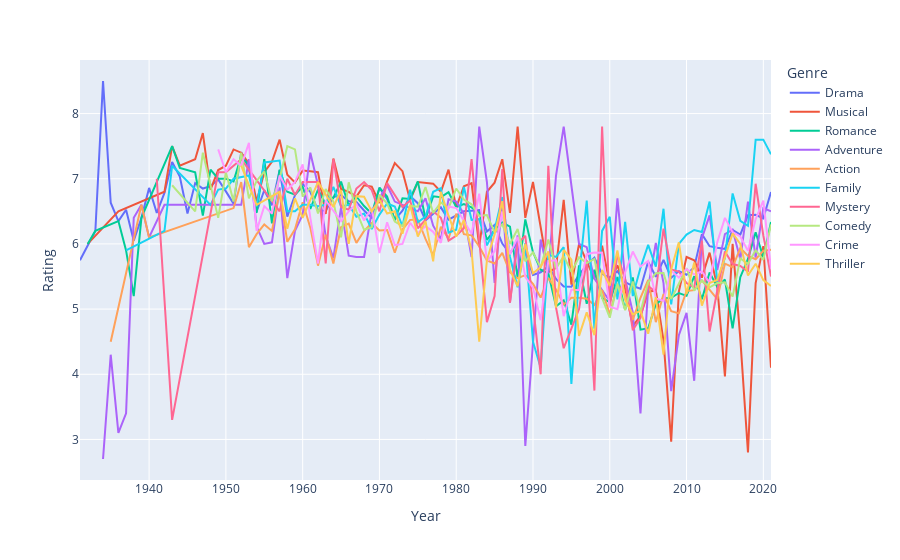

This figure's notebook cell:
### Code cell
# Create the line plot
fig = px.line(avg_rating_by_year, x = 'Year', y = 'Rating', color = "Genre")
fig
